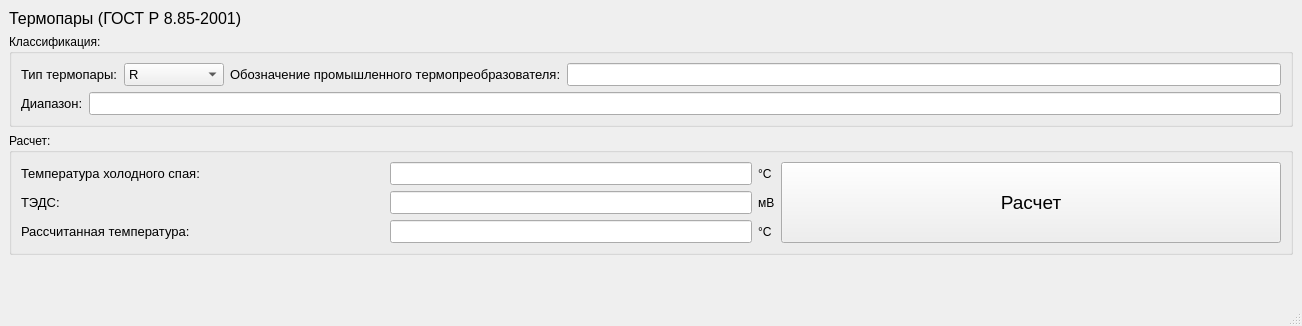
<?xml version="1.0" encoding="UTF-8"?>
<ui version="4.0">
 <class>thermocouple_calculator</class>
 <widget class="QMainWindow" name="thermocouple_calculator">
  <property name="geometry">
   <rect>
    <x>0</x>
    <y>0</y>
    <width>1302</width>
    <height>326</height>
   </rect>
  </property>
  <property name="minimumSize">
   <size>
    <width>991</width>
    <height>250</height>
   </size>
  </property>
  <property name="windowTitle">
   <string>Thermocouple Calculator</string>
  </property>
  <property name="windowIcon">
   <iconset resource="images.qrc">
    <normaloff>:/app5.png</normaloff>:/app5.png</iconset>
  </property>
  <widget class="QWidget" name="centralwidget">
   <layout class="QVBoxLayout" name="verticalLayout_3">
    <item>
     <widget class="QLabel" name="label">
      <property name="font">
       <font>
        <pointsize>12</pointsize>
       </font>
      </property>
      <property name="text">
       <string>Термопары (ГОСТ Р 8.85-2001)</string>
      </property>
     </widget>
    </item>
    <item>
     <widget class="QGroupBox" name="groupBox">
      <property name="sizePolicy">
       <sizepolicy hsizetype="Expanding" vsizetype="Preferred">
        <horstretch>0</horstretch>
        <verstretch>0</verstretch>
       </sizepolicy>
      </property>
      <property name="minimumSize">
       <size>
        <width>0</width>
        <height>0</height>
       </size>
      </property>
      <property name="maximumSize">
       <size>
        <width>16777215</width>
        <height>250</height>
       </size>
      </property>
      <property name="title">
       <string>Классификация:</string>
      </property>
      <layout class="QVBoxLayout" name="verticalLayout">
       <item>
        <layout class="QHBoxLayout" name="horizontalLayout">
         <item>
          <widget class="QLabel" name="label_2">
           <property name="font">
            <font>
             <pointsize>10</pointsize>
            </font>
           </property>
           <property name="text">
            <string>Тип термопары:</string>
           </property>
          </widget>
         </item>
         <item>
          <widget class="QComboBox" name="comboBox_type">
           <property name="minimumSize">
            <size>
             <width>100</width>
             <height>0</height>
            </size>
           </property>
           <property name="maximumSize">
            <size>
             <width>100</width>
             <height>16777215</height>
            </size>
           </property>
           <property name="font">
            <font>
             <pointsize>10</pointsize>
            </font>
           </property>
           <item>
            <property name="text">
             <string>R</string>
            </property>
           </item>
           <item>
            <property name="text">
             <string>S</string>
            </property>
           </item>
           <item>
            <property name="text">
             <string>B</string>
            </property>
           </item>
           <item>
            <property name="text">
             <string>J</string>
            </property>
           </item>
           <item>
            <property name="text">
             <string>T</string>
            </property>
           </item>
           <item>
            <property name="text">
             <string>E</string>
            </property>
           </item>
           <item>
            <property name="text">
             <string>K</string>
            </property>
           </item>
           <item>
            <property name="text">
             <string>N</string>
            </property>
           </item>
           <item>
            <property name="text">
             <string>A-1</string>
            </property>
           </item>
           <item>
            <property name="text">
             <string>A-2</string>
            </property>
           </item>
           <item>
            <property name="text">
             <string>A-3</string>
            </property>
           </item>
           <item>
            <property name="text">
             <string>L</string>
            </property>
           </item>
           <item>
            <property name="text">
             <string>M</string>
            </property>
           </item>
          </widget>
         </item>
         <item>
          <widget class="QLabel" name="label_3">
           <property name="font">
            <font>
             <pointsize>10</pointsize>
            </font>
           </property>
           <property name="text">
            <string>Обозначение промышленного термопреобразователя:</string>
           </property>
          </widget>
         </item>
         <item>
          <widget class="QLineEdit" name="lineEdit_name">
           <property name="sizePolicy">
            <sizepolicy hsizetype="Expanding" vsizetype="Expanding">
             <horstretch>0</horstretch>
             <verstretch>0</verstretch>
            </sizepolicy>
           </property>
           <property name="minimumSize">
            <size>
             <width>150</width>
             <height>0</height>
            </size>
           </property>
           <property name="font">
            <font>
             <pointsize>10</pointsize>
            </font>
           </property>
           <property name="readOnly">
            <bool>true</bool>
           </property>
          </widget>
         </item>
        </layout>
       </item>
       <item>
        <layout class="QHBoxLayout" name="horizontalLayout_2">
         <item>
          <widget class="QLabel" name="label_4">
           <property name="font">
            <font>
             <pointsize>10</pointsize>
            </font>
           </property>
           <property name="text">
            <string>Диапазон:</string>
           </property>
          </widget>
         </item>
         <item>
          <widget class="QLineEdit" name="lineEdit_diapazon">
           <property name="sizePolicy">
            <sizepolicy hsizetype="Expanding" vsizetype="Expanding">
             <horstretch>0</horstretch>
             <verstretch>0</verstretch>
            </sizepolicy>
           </property>
           <property name="minimumSize">
            <size>
             <width>0</width>
             <height>0</height>
            </size>
           </property>
           <property name="font">
            <font>
             <pointsize>10</pointsize>
            </font>
           </property>
           <property name="readOnly">
            <bool>true</bool>
           </property>
          </widget>
         </item>
        </layout>
       </item>
      </layout>
     </widget>
    </item>
    <item>
     <layout class="QHBoxLayout" name="horizontalLayout_7">
      <item>
       <widget class="QGroupBox" name="groupBox_2">
        <property name="sizePolicy">
         <sizepolicy hsizetype="Expanding" vsizetype="Preferred">
          <horstretch>0</horstretch>
          <verstretch>0</verstretch>
         </sizepolicy>
        </property>
        <property name="minimumSize">
         <size>
          <width>0</width>
          <height>0</height>
         </size>
        </property>
        <property name="maximumSize">
         <size>
          <width>16777215</width>
          <height>250</height>
         </size>
        </property>
        <property name="title">
         <string>Расчет:</string>
        </property>
        <layout class="QVBoxLayout" name="verticalLayout_2">
         <item>
          <layout class="QHBoxLayout" name="horizontalLayout_3">
           <item>
            <layout class="QGridLayout" name="gridLayout">
             <item row="0" column="0">
              <widget class="QLabel" name="label_5">
               <property name="sizePolicy">
                <sizepolicy hsizetype="Expanding" vsizetype="Preferred">
                 <horstretch>0</horstretch>
                 <verstretch>0</verstretch>
                </sizepolicy>
               </property>
               <property name="minimumSize">
                <size>
                 <width>200</width>
                 <height>0</height>
                </size>
               </property>
               <property name="font">
                <font>
                 <pointsize>10</pointsize>
                </font>
               </property>
               <property name="text">
                <string>Температура холодного спая:</string>
               </property>
              </widget>
             </item>
             <item row="0" column="1">
              <widget class="QLineEdit" name="lineEdit_cold_junior_temperature">
               <property name="sizePolicy">
                <sizepolicy hsizetype="Expanding" vsizetype="Expanding">
                 <horstretch>0</horstretch>
                 <verstretch>0</verstretch>
                </sizepolicy>
               </property>
               <property name="minimumSize">
                <size>
                 <width>170</width>
                 <height>0</height>
                </size>
               </property>
               <property name="maximumSize">
                <size>
                 <width>500</width>
                 <height>16777215</height>
                </size>
               </property>
               <property name="font">
                <font>
                 <pointsize>10</pointsize>
                </font>
               </property>
              </widget>
             </item>
             <item row="0" column="2">
              <widget class="QLabel" name="label_6">
               <property name="text">
                <string>°C</string>
               </property>
              </widget>
             </item>
             <item row="1" column="0">
              <widget class="QLabel" name="label_7">
               <property name="sizePolicy">
                <sizepolicy hsizetype="Expanding" vsizetype="Preferred">
                 <horstretch>0</horstretch>
                 <verstretch>0</verstretch>
                </sizepolicy>
               </property>
               <property name="minimumSize">
                <size>
                 <width>200</width>
                 <height>0</height>
                </size>
               </property>
               <property name="font">
                <font>
                 <pointsize>10</pointsize>
                </font>
               </property>
               <property name="text">
                <string>ТЭДС:</string>
               </property>
              </widget>
             </item>
             <item row="1" column="1">
              <widget class="QLineEdit" name="lineEdit_temf">
               <property name="sizePolicy">
                <sizepolicy hsizetype="Expanding" vsizetype="Expanding">
                 <horstretch>0</horstretch>
                 <verstretch>0</verstretch>
                </sizepolicy>
               </property>
               <property name="minimumSize">
                <size>
                 <width>170</width>
                 <height>0</height>
                </size>
               </property>
               <property name="maximumSize">
                <size>
                 <width>500</width>
                 <height>16777215</height>
                </size>
               </property>
               <property name="font">
                <font>
                 <pointsize>10</pointsize>
                </font>
               </property>
              </widget>
             </item>
             <item row="1" column="2">
              <widget class="QLabel" name="label_8">
               <property name="text">
                <string>мВ</string>
               </property>
              </widget>
             </item>
             <item row="2" column="0">
              <widget class="QLabel" name="label_9">
               <property name="sizePolicy">
                <sizepolicy hsizetype="Expanding" vsizetype="Preferred">
                 <horstretch>0</horstretch>
                 <verstretch>0</verstretch>
                </sizepolicy>
               </property>
               <property name="minimumSize">
                <size>
                 <width>200</width>
                 <height>0</height>
                </size>
               </property>
               <property name="font">
                <font>
                 <pointsize>10</pointsize>
                </font>
               </property>
               <property name="text">
                <string>Рассчитанная температура:</string>
               </property>
              </widget>
             </item>
             <item row="2" column="1">
              <widget class="QLineEdit" name="lineEdit_temperature_calc">
               <property name="sizePolicy">
                <sizepolicy hsizetype="Expanding" vsizetype="Expanding">
                 <horstretch>0</horstretch>
                 <verstretch>0</verstretch>
                </sizepolicy>
               </property>
               <property name="minimumSize">
                <size>
                 <width>170</width>
                 <height>0</height>
                </size>
               </property>
               <property name="maximumSize">
                <size>
                 <width>500</width>
                 <height>16777215</height>
                </size>
               </property>
               <property name="font">
                <font>
                 <pointsize>10</pointsize>
                </font>
               </property>
               <property name="readOnly">
                <bool>true</bool>
               </property>
              </widget>
             </item>
             <item row="2" column="2">
              <widget class="QLabel" name="label_10">
               <property name="text">
                <string>°C</string>
               </property>
              </widget>
             </item>
            </layout>
           </item>
           <item>
            <widget class="QPushButton" name="pushButton">
             <property name="sizePolicy">
              <sizepolicy hsizetype="Minimum" vsizetype="Preferred">
               <horstretch>0</horstretch>
               <verstretch>0</verstretch>
              </sizepolicy>
             </property>
             <property name="minimumSize">
              <size>
               <width>500</width>
               <height>0</height>
              </size>
             </property>
             <property name="font">
              <font>
               <pointsize>14</pointsize>
              </font>
             </property>
             <property name="text">
              <string>Расчет</string>
             </property>
            </widget>
           </item>
          </layout>
         </item>
        </layout>
       </widget>
      </item>
     </layout>
    </item>
    <item>
     <spacer name="verticalSpacer">
      <property name="orientation">
       <enum>Qt::Vertical</enum>
      </property>
      <property name="sizeHint" stdset="0">
       <size>
        <width>20</width>
        <height>40</height>
       </size>
      </property>
     </spacer>
    </item>
   </layout>
  </widget>
  <widget class="QMenuBar" name="menubar">
   <property name="geometry">
    <rect>
     <x>0</x>
     <y>0</y>
     <width>1302</width>
     <height>22</height>
    </rect>
   </property>
  </widget>
  <widget class="QStatusBar" name="statusbar"/>
 </widget>
 <resources>
  <include location="images.qrc"/>
 </resources>
 <connections/>
</ui>
